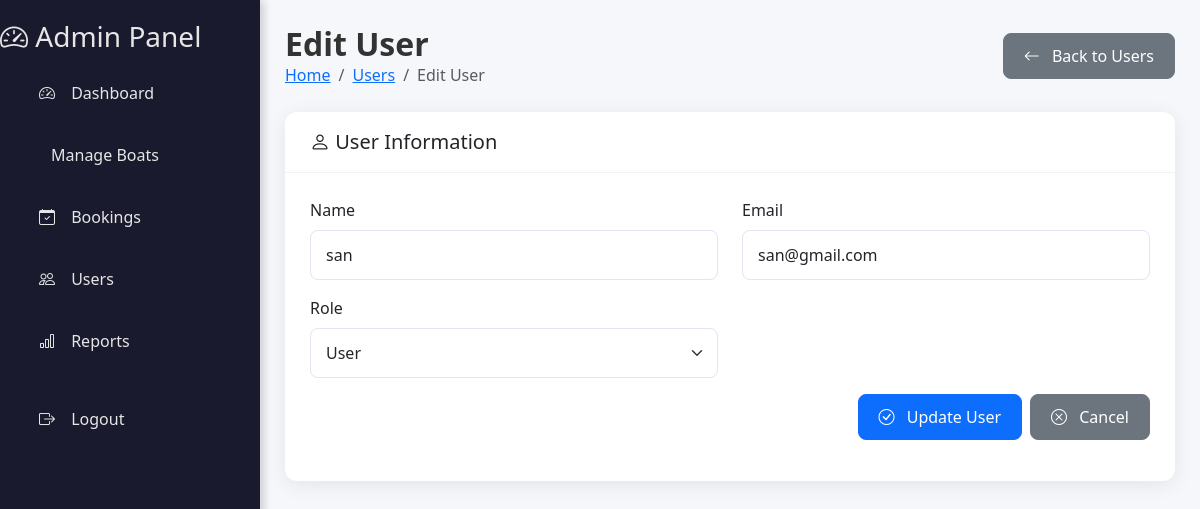
Page /admin/users/edit.php?id=9 (signed in) on the committed database.
### tables this page shows
CREATE TABLE IF NOT EXISTS `users` (
  `id` int NOT NULL AUTO_INCREMENT,
  `name` varchar(100) NOT NULL,
  `email` varchar(100) NOT NULL,
  `password` varchar(255) NOT NULL,
  `created_at` timestamp NULL DEFAULT CURRENT_TIMESTAMP,
  `role` enum('admin','user') DEFAULT 'user',
  PRIMARY KEY (`id`),
  UNIQUE KEY `email` (`email`)
);

### admin/users/edit.php (the view, shortened to what this page needs)
<?php
include '../../backend/inc/db_connect.php';
include '../includes/sidebar.php';
$user_id = $_GET['id'];
$stmt = $conn->prepare("SELECT * FROM users WHERE id = ? AND role != 'admin'");
$stmt->bind_param("i", $user_id);
$stmt->execute();
$result = $stmt->get_result();
$user = $result->fetch_assoc();
?>
<!DOCTYPE html>
<html lang="en">
<head>
    <link href="https://cdn.jsdelivr.net/npm/bootstrap@5.3.2/dist/css/bootstrap.min.css" rel="stylesheet">
    <link href="https://cdn.jsdelivr.net/npm/bootstrap-icons/font/bootstrap-icons.css" rel="stylesheet">
    <link rel="stylesheet" href="../css/dashboard.css">
</head>
<body>
<?php include '../includes/sidebar.php'; ?>
<div class="content">
    <div class="content-header">
        <div class="d-flex justify-content-between align-items-center">
            <div>
                <h2>Edit User</h2>
                <nav aria-label="breadcrumb">
                    <ol class="breadcrumb">
                        <li class="breadcrumb-item"><a href="/HouseBoatBooking/admin/dashboard.php">Home</a></li>
                        <li class="breadcrumb-item"><a href="/HouseBoatBooking/admin/users.php">Users</a></li>
                        <li class="breadcrumb-item active" aria-current="page">Edit User</li>
                    </ol>
                </nav>
            </div>
            <a href="/HouseBoatBooking/admin/users.php" class="btn btn-secondary"><i class="bi bi-arrow-left"></i> Back to Users</a>
        </div>
    </div>
    <div class="card">
        <div class="card-header">
            <h5 class="mb-0"><i class="bi bi-person"></i> User Information</h5>
        </div>
        <div class="card-body">
            <form method="POST">
                <div class="row">
                    <div class="col-md-6 mb-3">
                        <label class="form-label">Name</label>
                        <input type="text" name="name" class="form-control" value="<?php echo htmlspecialchars($user['name']); ?>" required>
                    </div>
                    <div class="col-md-6 mb-3">
                        <label class="form-label">Email</label>
                        <input type="email" name="email" class="form-control" value="<?php echo htmlspecialchars($user['email']); ?>" required>
                    </div>
                    <div class="col-md-6 mb-3">
                        <label class="form-label">Role</label>
                        <select name="role" class="form-select" required>
                            <option value="user" <?php echo ($user['role'] == 'user') ? 'selected' : ''; ?>>User</option>
                        </select>
                    </div>
                </div>
                <div class="d-flex justify-content-end">
                    <button type="submit" class="btn btn-primary me-2"><i class="bi bi-check-circle"></i> Update User</button>
                    <a href="/HouseBoatBooking/admin/users.php" class="btn btn-secondary"><i class="bi bi-x-circle"></i> Cancel</a>
                </div>
            </form>
        </div>
    </div>
</div>
</body>
</html>

### admin/css/dashboard.css (style rules this page uses)
:root { --sidebar-bg: #1a1a2e; --sidebar-hover: #16213e; --sidebar-active: #0f3460; --sidebar-text: #e6e6e6; --sidebar-text-hover: #ffffff; --content-bg: #f5f7fb; --card-shadow: 0 4px 20px rgba(0, 0, 0, 0.08); --primary-color: #4361ee; --success-color: #4cc9f0; --border-radius: 12px; }
body { background-color: var(--content-bg); font-family: 'Segoe UI', Tahoma, Geneva, Verdana, sans-serif; margin: 0; padding: 0; }
.content { margin-left: 260px; padding: 25px; transition: all 0.3s ease; }
.content-header { margin-bottom: 25px; }
.content-header h2 { font-weight: 700; color: #333; margin: 0; }
.content-header .breadcrumb { background: transparent; padding: 0; margin: 0; }
.card { border: none; border-radius: var(--border-radius); box-shadow: var(--card-shadow); transition: transform 0.3s ease, box-shadow 0.3s ease; margin-bottom: 25px; }
.card-header { background: transparent; border-bottom: 1px solid rgba(0, 0, 0, 0.05); font-weight: 600; padding: 18px 25px; }
.card-body { padding: 25px; }
.btn { border-radius: 8px; padding: 10px 20px; font-weight: 500; transition: all 0.3s ease; }
.btn i { margin-right: 8px; }
.form-control, .form-select { border-radius: 8px; padding: 12px 15px; border: 1px solid #e1e5f2; }

### rows in the picture
users: name "san", email "san@gmail.com", role "User"
